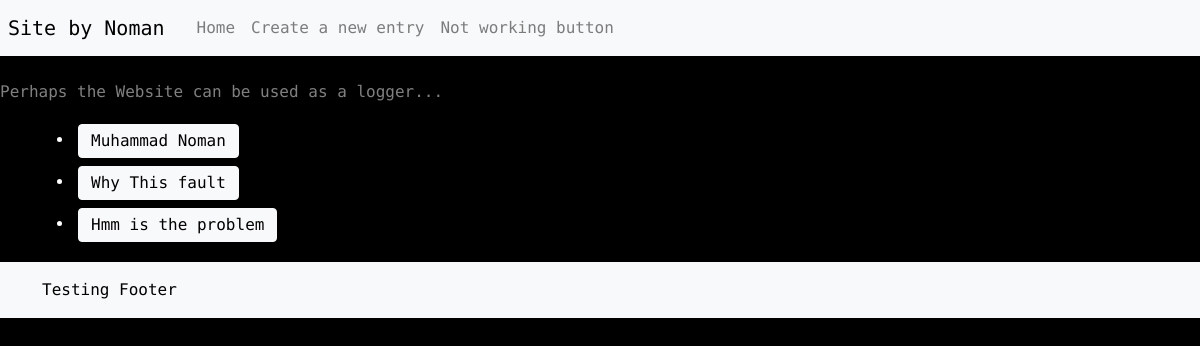
Before: /home/ with the older database file.
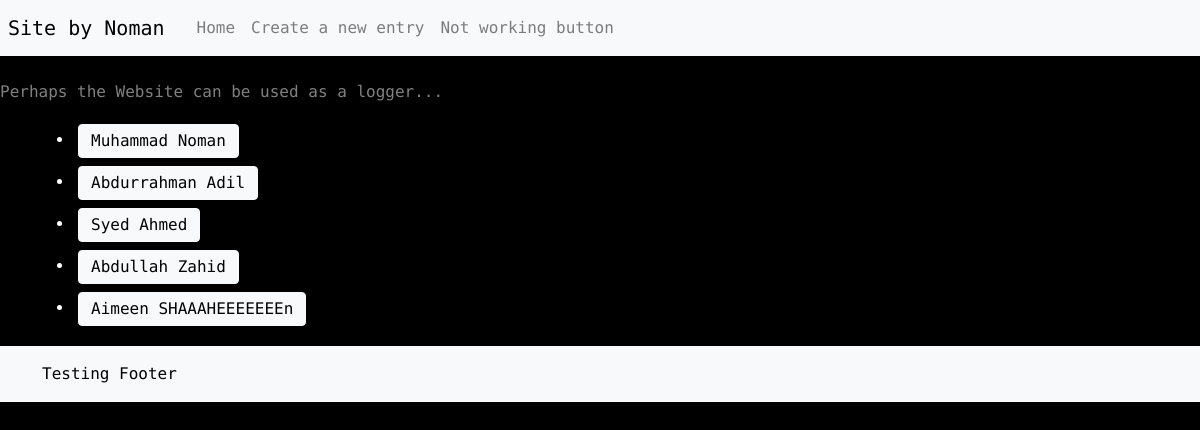
After: the same page with the newer database file.
### main/models.py (models this page shows)
class Person(models.Model):
    first_name = models.CharField(max_length=40)
    last_name = models.CharField(max_length=40)
    def __str__(self):
        return self.first_name + " " + self.last_name

### main/views.py (the view)
# urls.py: urlpatterns = [path("",views.index,name="index"),path("home/",views.home,name="home"),
def home(request):
    p = Person.objects.all()
    response = render(request,"main/home.html",{"person": p})
    return response

### main/templates/main/home.html
{% extends 'main/base.html' %}
{%block mainBody%}
<ul>
<form method="get" >
{%for i in person %}
    <li class="p-1"><button type="input" class="btn btn-light py-1" formaction="/list/{{i.id}}" >{{i}}</button></li>
{%endfor%}
</form>
</ul>
{%endblock%}

Changed rows visible on the page:
removed Person: first_name+last_name "Why This fault"
removed Person: first_name+last_name "Hmm is the problem"
added Person: first_name+last_name "Abdurrahman Adil"
added Person: first_name+last_name "Syed Ahmed"
added Person: first_name+last_name "Abdullah Zahid"
added Person: first_name+last_name "Aimeen SHAAAHEEEEEEEn"
